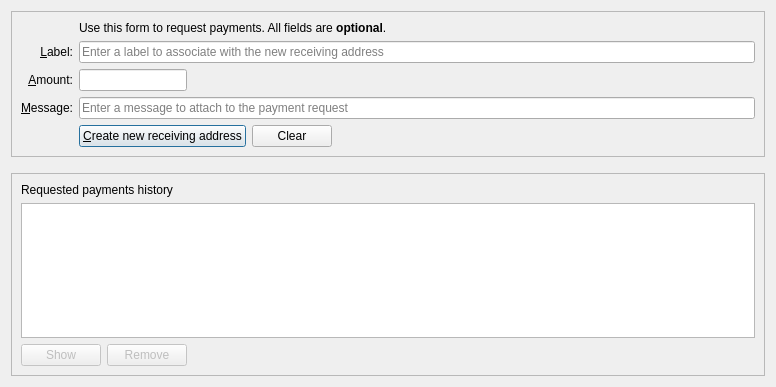
<?xml version="1.0" encoding="UTF-8"?>
<ui version="4.0">
 <class>ReceiveCoinsDialog</class>
 <widget class="QDialog" name="ReceiveCoinsDialog">
  <property name="geometry">
   <rect>
    <x>0</x>
    <y>0</y>
    <width>776</width>
    <height>387</height>
   </rect>
  </property>
  <layout class="QVBoxLayout" name="verticalLayout" stretch="0,0,1">
   <item>
    <widget class="QFrame" name="frame2">
     <property name="sizePolicy">
      <sizepolicy hsizetype="Preferred" vsizetype="Expanding">
       <horstretch>0</horstretch>
       <verstretch>0</verstretch>
      </sizepolicy>
     </property>
     <property name="frameShape">
      <enum>QFrame::StyledPanel</enum>
     </property>
     <property name="frameShadow">
      <enum>QFrame::Sunken</enum>
     </property>
     <layout class="QVBoxLayout" name="verticalLayout_3">
      <item>
       <layout class="QGridLayout" name="gridLayout">
        <item row="6" column="0">
         <widget class="QLabel" name="label_3">
          <property name="toolTip">
           <string>An optional message to attach to the payment request, which will be displayed when the request is opened. Note: The message will not be sent with the payment over the BiblePay network.</string>
          </property>
          <property name="text">
           <string>&amp;Message:</string>
          </property>
          <property name="alignment">
           <set>Qt::AlignRight|Qt::AlignTrailing|Qt::AlignVCenter</set>
          </property>
          <property name="buddy">
           <cstring>reqMessage</cstring>
          </property>
         </widget>
        </item>
        <item row="4" column="2">
         <widget class="QLineEdit" name="reqLabel">
          <property name="toolTip">
           <string>An optional label to associate with the new receiving address (used by you to identify an invoice).  It is also attached to the payment request.</string>
          </property>
          <property name="placeholderText">
           <string>Enter a label to associate with the new receiving address</string>
          </property>
         </widget>
        </item>
        <item row="6" column="2">
         <widget class="QLineEdit" name="reqMessage">
          <property name="toolTip">
           <string>An optional message to attach to the payment request, which will be displayed when the request is opened.&lt;br&gt;Note: The message will not be sent with the payment over the BiblePay network.</string>
          </property>
          <property name="placeholderText">
           <string>Enter a message to attach to the payment request</string>
          </property>
         </widget>
        </item>
        <item row="2" column="2">
         <widget class="QLabel" name="label_5">
          <property name="text">
           <string>Use this form to request payments. All fields are &lt;b&gt;optional&lt;/b&gt;.</string>
          </property>
         </widget>
        </item>
        <item row="4" column="0">
         <widget class="QLabel" name="label_2">
          <property name="toolTip">
           <string>An optional label to associate with the new receiving address.</string>
          </property>
          <property name="text">
           <string>&amp;Label:</string>
          </property>
          <property name="alignment">
           <set>Qt::AlignRight|Qt::AlignTrailing|Qt::AlignVCenter</set>
          </property>
          <property name="buddy">
           <cstring>reqLabel</cstring>
          </property>
         </widget>
        </item>
        <item row="5" column="0">
         <widget class="QLabel" name="label">
          <property name="toolTip">
           <string>An optional amount to request. Leave this empty or zero to not request a specific amount.</string>
          </property>
          <property name="text">
           <string>&amp;Amount:</string>
          </property>
          <property name="alignment">
           <set>Qt::AlignRight|Qt::AlignTrailing|Qt::AlignVCenter</set>
          </property>
          <property name="buddy">
           <cstring>reqAmount</cstring>
          </property>
         </widget>
        </item>
        <item row="7" column="2">
         <layout class="QHBoxLayout" name="horizontalLayout">
          <item>
           <widget class="QPushButton" name="receiveButton">
            <property name="minimumSize">
             <size>
              <width>150</width>
              <height>0</height>
             </size>
            </property>
            <property name="text">
             <string>&amp;Create new receiving address</string>
            </property>
            <property name="autoDefault">
             <bool>false</bool>
            </property>
            <property name="default">
             <bool>true</bool>
            </property>
           </widget>
          </item>
          <item>
           <widget class="QPushButton" name="clearButton">
            <property name="sizePolicy">
             <sizepolicy hsizetype="Minimum" vsizetype="Fixed">
              <horstretch>0</horstretch>
              <verstretch>0</verstretch>
             </sizepolicy>
            </property>
            <property name="toolTip">
             <string>Clear all fields of the form.</string>
            </property>
            <property name="text">
             <string>Clear</string>
            </property>
            <property name="autoDefault">
             <bool>false</bool>
            </property>
           </widget>
          </item>
          <item>
           <spacer name="horizontalSpacer">
            <property name="orientation">
             <enum>Qt::Horizontal</enum>
            </property>
            <property name="sizeHint" stdset="0">
             <size>
              <width>40</width>
              <height>20</height>
             </size>
            </property>
           </spacer>
          </item>
         </layout>
        </item>
        <item row="7" column="0">
         <widget class="QLabel" name="label_7">
          <property name="text">
           <string/>
          </property>
         </widget>
        </item>
        <item row="5" column="2">
         <layout class="QHBoxLayout" name="horizontalLayout_4" stretch="0,1">
          <property name="spacing">
           <number>0</number>
          </property>
          <property name="topMargin">
           <number>0</number>
          </property>
          <item>
           <widget class="BitcoinAmountField" name="reqAmount">
            <property name="toolTip">
             <string>An optional amount to request. Leave this empty or zero to not request a specific amount.</string>
            </property>
           </widget>
          </item>
          <item>
           <spacer name="horizontalSpacer_3">
            <property name="orientation">
             <enum>Qt::Horizontal</enum>
            </property>
            <property name="sizeHint" stdset="0">
             <size>
              <width>40</width>
              <height>20</height>
             </size>
            </property>
           </spacer>
          </item>
         </layout>
        </item>
       </layout>
      </item>
     </layout>
    </widget>
   </item>
   <item>
    <spacer name="verticalSpacer_2">
     <property name="orientation">
      <enum>Qt::Vertical</enum>
     </property>
     <property name="sizeHint" stdset="0">
      <size>
       <width>20</width>
       <height>10</height>
      </size>
     </property>
    </spacer>
   </item>
   <item>
    <widget class="QFrame" name="frame">
     <property name="sizePolicy">
      <sizepolicy hsizetype="Preferred" vsizetype="Expanding">
       <horstretch>0</horstretch>
       <verstretch>0</verstretch>
      </sizepolicy>
     </property>
     <property name="frameShape">
      <enum>QFrame::StyledPanel</enum>
     </property>
     <property name="frameShadow">
      <enum>QFrame::Raised</enum>
     </property>
     <layout class="QVBoxLayout" name="verticalLayout_2">
      <item>
       <widget class="QLabel" name="label_6">
        <property name="text">
         <string>Requested payments history</string>
        </property>
       </widget>
      </item>
      <item>
       <widget class="QTableView" name="recentRequestsView">
        <property name="contextMenuPolicy">
         <enum>Qt::CustomContextMenu</enum>
        </property>
        <property name="tabKeyNavigation">
         <bool>false</bool>
        </property>
        <property name="sortingEnabled">
         <bool>true</bool>
        </property>
       </widget>
      </item>
      <item>
       <layout class="QHBoxLayout" name="horizontalLayout_2">
        <item>
         <widget class="QPushButton" name="showRequestButton">
          <property name="enabled">
           <bool>false</bool>
          </property>
          <property name="toolTip">
           <string>Show the selected request (does the same as double clicking an entry)</string>
          </property>
          <property name="text">
           <string>Show</string>
          </property>
          <property name="autoDefault">
           <bool>false</bool>
          </property>
         </widget>
        </item>
        <item>
         <widget class="QPushButton" name="removeRequestButton">
          <property name="enabled">
           <bool>false</bool>
          </property>
          <property name="toolTip">
           <string>Remove the selected entries from the list</string>
          </property>
          <property name="text">
           <string>Remove</string>
          </property>
          <property name="autoDefault">
           <bool>false</bool>
          </property>
         </widget>
        </item>
        <item>
         <spacer name="horizontalSpacer_2">
          <property name="orientation">
           <enum>Qt::Horizontal</enum>
          </property>
          <property name="sizeHint" stdset="0">
           <size>
            <width>40</width>
            <height>20</height>
           </size>
          </property>
         </spacer>
        </item>
       </layout>
      </item>
     </layout>
    </widget>
   </item>
  </layout>
 </widget>
 <customwidgets>
  <customwidget>
   <class>BitcoinAmountField</class>
   <extends>QLineEdit</extends>
   <header>qt/bitcoinamountfield.h</header>
   <container>1</container>
  </customwidget>
 </customwidgets>
 <tabstops>
  <tabstop>reqLabel</tabstop>
  <tabstop>reqAmount</tabstop>
  <tabstop>reqMessage</tabstop>
  <tabstop>receiveButton</tabstop>
  <tabstop>clearButton</tabstop>
  <tabstop>recentRequestsView</tabstop>
  <tabstop>showRequestButton</tabstop>
  <tabstop>removeRequestButton</tabstop>
 </tabstops>
 <resources/>
 <connections/>
</ui>
